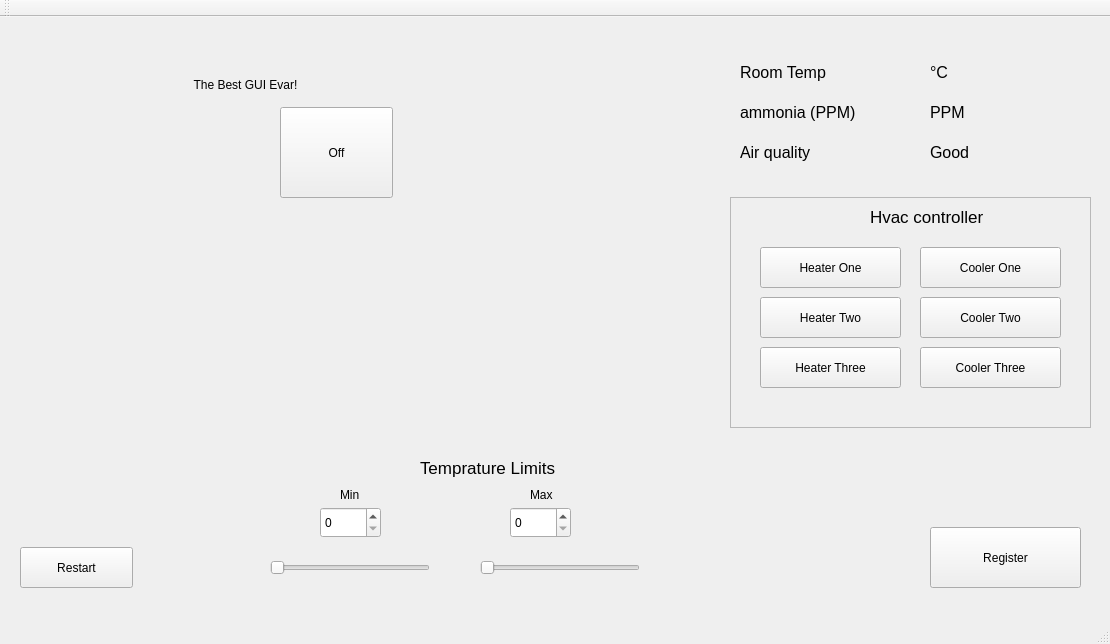
<?xml version="1.0" encoding="UTF-8"?>
<ui version="4.0">
 <class>MainWindow</class>
 <widget class="QMainWindow" name="MainWindow">
  <property name="geometry">
   <rect>
    <x>0</x>
    <y>0</y>
    <width>1110</width>
    <height>644</height>
   </rect>
  </property>
  <property name="windowTitle">
   <string>MainWindow</string>
  </property>
  <widget class="QWidget" name="centralWidget">
   <widget class="QPushButton" name="btnOn">
    <property name="geometry">
     <rect>
      <x>20</x>
      <y>530</y>
      <width>113</width>
      <height>41</height>
     </rect>
    </property>
    <property name="text">
     <string>Restart</string>
    </property>
   </widget>
   <widget class="QPushButton" name="btnOff">
    <property name="geometry">
     <rect>
      <x>280</x>
      <y>90</y>
      <width>113</width>
      <height>91</height>
     </rect>
    </property>
    <property name="text">
     <string>Off</string>
    </property>
   </widget>
   <widget class="QLabel" name="label">
    <property name="geometry">
     <rect>
      <x>110</x>
      <y>60</y>
      <width>271</width>
      <height>16</height>
     </rect>
    </property>
    <property name="text">
     <string>The Best GUI Evar!</string>
    </property>
    <property name="alignment">
     <set>Qt::AlignCenter</set>
    </property>
   </widget>
   <widget class="QPushButton" name="register_2">
    <property name="geometry">
     <rect>
      <x>930</x>
      <y>510</y>
      <width>151</width>
      <height>61</height>
     </rect>
    </property>
    <property name="text">
     <string>Register</string>
    </property>
   </widget>
   <widget class="QFrame" name="frame">
    <property name="geometry">
     <rect>
      <x>730</x>
      <y>180</y>
      <width>361</width>
      <height>231</height>
     </rect>
    </property>
    <property name="frameShape">
     <enum>QFrame::StyledPanel</enum>
    </property>
    <property name="frameShadow">
     <enum>QFrame::Raised</enum>
    </property>
    <widget class="QLabel" name="label_2">
     <property name="geometry">
      <rect>
       <x>140</x>
       <y>10</y>
       <width>151</width>
       <height>20</height>
      </rect>
     </property>
     <property name="font">
      <font>
       <pointsize>13</pointsize>
      </font>
     </property>
     <property name="text">
      <string>Hvac controller</string>
     </property>
    </widget>
    <widget class="QPushButton" name="ht1_B">
     <property name="geometry">
      <rect>
       <x>30</x>
       <y>50</y>
       <width>141</width>
       <height>41</height>
      </rect>
     </property>
     <property name="text">
      <string>Heater One</string>
     </property>
    </widget>
    <widget class="QPushButton" name="ht2_B">
     <property name="geometry">
      <rect>
       <x>30</x>
       <y>100</y>
       <width>141</width>
       <height>41</height>
      </rect>
     </property>
     <property name="text">
      <string>Heater Two</string>
     </property>
    </widget>
    <widget class="QPushButton" name="ht3_B">
     <property name="geometry">
      <rect>
       <x>30</x>
       <y>150</y>
       <width>141</width>
       <height>41</height>
      </rect>
     </property>
     <property name="text">
      <string>Heater Three</string>
     </property>
    </widget>
    <widget class="QPushButton" name="co1_B">
     <property name="geometry">
      <rect>
       <x>190</x>
       <y>50</y>
       <width>141</width>
       <height>41</height>
      </rect>
     </property>
     <property name="text">
      <string>Cooler One</string>
     </property>
    </widget>
    <widget class="QPushButton" name="co2_B">
     <property name="geometry">
      <rect>
       <x>190</x>
       <y>100</y>
       <width>141</width>
       <height>41</height>
      </rect>
     </property>
     <property name="text">
      <string>Cooler Two</string>
     </property>
    </widget>
    <widget class="QPushButton" name="co3_B">
     <property name="geometry">
      <rect>
       <x>190</x>
       <y>150</y>
       <width>141</width>
       <height>41</height>
      </rect>
     </property>
     <property name="text">
      <string>Cooler Three</string>
     </property>
    </widget>
   </widget>
   <widget class="QLabel" name="label_3">
    <property name="geometry">
     <rect>
      <x>740</x>
      <y>40</y>
      <width>121</width>
      <height>31</height>
     </rect>
    </property>
    <property name="font">
     <font>
      <pointsize>12</pointsize>
     </font>
    </property>
    <property name="text">
     <string>Room Temp</string>
    </property>
   </widget>
   <widget class="QLabel" name="Temp">
    <property name="geometry">
     <rect>
      <x>930</x>
      <y>40</y>
      <width>121</width>
      <height>31</height>
     </rect>
    </property>
    <property name="font">
     <font>
      <pointsize>12</pointsize>
     </font>
    </property>
    <property name="text">
     <string>°C</string>
    </property>
   </widget>
   <widget class="QLabel" name="label_5">
    <property name="geometry">
     <rect>
      <x>740</x>
      <y>80</y>
      <width>151</width>
      <height>31</height>
     </rect>
    </property>
    <property name="font">
     <font>
      <pointsize>12</pointsize>
     </font>
    </property>
    <property name="text">
     <string>ammonia (PPM)</string>
    </property>
   </widget>
   <widget class="QLabel" name="label_6">
    <property name="geometry">
     <rect>
      <x>740</x>
      <y>120</y>
      <width>121</width>
      <height>31</height>
     </rect>
    </property>
    <property name="font">
     <font>
      <pointsize>12</pointsize>
     </font>
    </property>
    <property name="text">
     <string>Air quality</string>
    </property>
   </widget>
   <widget class="QLabel" name="Ammonia">
    <property name="geometry">
     <rect>
      <x>930</x>
      <y>80</y>
      <width>151</width>
      <height>31</height>
     </rect>
    </property>
    <property name="font">
     <font>
      <pointsize>12</pointsize>
     </font>
    </property>
    <property name="text">
     <string>PPM</string>
    </property>
   </widget>
   <widget class="QLabel" name="Air">
    <property name="geometry">
     <rect>
      <x>930</x>
      <y>120</y>
      <width>121</width>
      <height>31</height>
     </rect>
    </property>
    <property name="font">
     <font>
      <pointsize>12</pointsize>
     </font>
    </property>
    <property name="text">
     <string>Good</string>
    </property>
   </widget>
   <widget class="QLabel" name="label_4">
    <property name="geometry">
     <rect>
      <x>420</x>
      <y>440</y>
      <width>201</width>
      <height>21</height>
     </rect>
    </property>
    <property name="font">
     <font>
      <pointsize>13</pointsize>
     </font>
    </property>
    <property name="text">
     <string>Temprature Limits</string>
    </property>
   </widget>
   <widget class="QLabel" name="label_7">
    <property name="geometry">
     <rect>
      <x>340</x>
      <y>470</y>
      <width>55</width>
      <height>16</height>
     </rect>
    </property>
    <property name="text">
     <string>Min</string>
    </property>
   </widget>
   <widget class="QLabel" name="label_8">
    <property name="geometry">
     <rect>
      <x>530</x>
      <y>470</y>
      <width>55</width>
      <height>16</height>
     </rect>
    </property>
    <property name="text">
     <string>Max</string>
    </property>
   </widget>
   <widget class="QSlider" name="Min_Slider">
    <property name="geometry">
     <rect>
      <x>270</x>
      <y>540</y>
      <width>160</width>
      <height>22</height>
     </rect>
    </property>
    <property name="orientation">
     <enum>Qt::Horizontal</enum>
    </property>
   </widget>
   <widget class="QSlider" name="Max_Slider">
    <property name="geometry">
     <rect>
      <x>480</x>
      <y>540</y>
      <width>160</width>
      <height>22</height>
     </rect>
    </property>
    <property name="orientation">
     <enum>Qt::Horizontal</enum>
    </property>
   </widget>
   <widget class="QSpinBox" name="Min_Box">
    <property name="geometry">
     <rect>
      <x>320</x>
      <y>490</y>
      <width>61</width>
      <height>31</height>
     </rect>
    </property>
   </widget>
   <widget class="QSpinBox" name="Max_Box">
    <property name="geometry">
     <rect>
      <x>510</x>
      <y>490</y>
      <width>61</width>
      <height>31</height>
     </rect>
    </property>
   </widget>
  </widget>
  <widget class="QMenuBar" name="menuBar">
   <property name="geometry">
    <rect>
     <x>0</x>
     <y>0</y>
     <width>1110</width>
     <height>26</height>
    </rect>
   </property>
  </widget>
  <widget class="QToolBar" name="mainToolBar">
   <attribute name="toolBarArea">
    <enum>TopToolBarArea</enum>
   </attribute>
   <attribute name="toolBarBreak">
    <bool>false</bool>
   </attribute>
  </widget>
  <widget class="QStatusBar" name="statusBar"/>
 </widget>
 <layoutdefault spacing="6" margin="11"/>
 <resources/>
 <connections/>
</ui>
